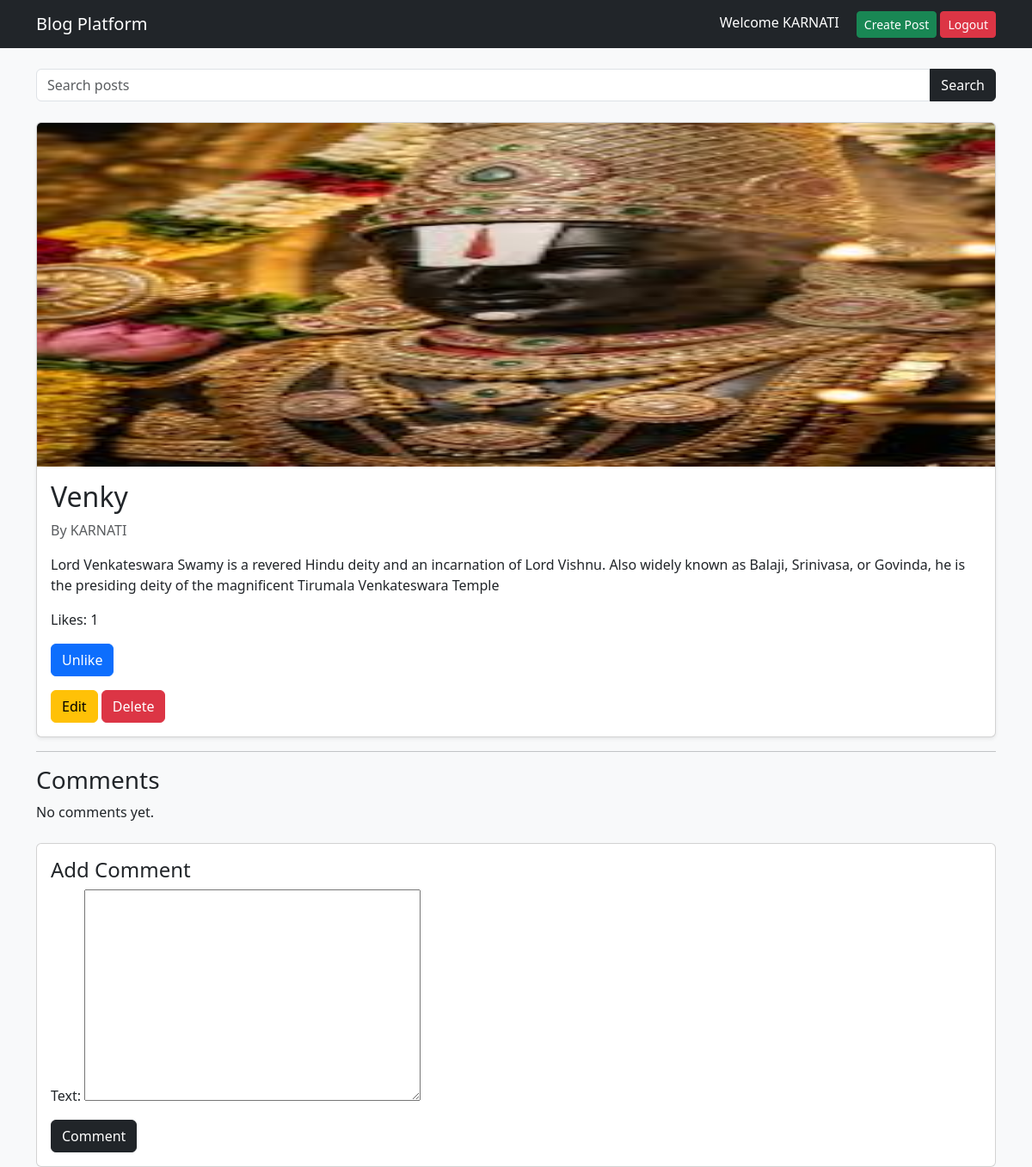
Screenshot of /post/3/ (signed in) with the database file from the repository.
### blog/models.py (models this page shows, shortened)
class Post(models.Model):
    author = models.ForeignKey(
        User,
        on_delete=models.CASCADE
    )
    title = models.CharField(max_length=200)
    content = models.TextField()
    image = models.ImageField(
        upload_to='post_images/',
        blank=True,
        null=True
    )
    likes = models.ManyToManyField(
        User,
        related_name='liked_posts',
        blank=True
    )
    created_at = models.DateTimeField(
        auto_now_add=True
    )

### blog/views.py (the view)
def post_detail(request, post_id):
    post = get_object_or_404(Post, id=post_id)
    comments = post.comment_set.all()
    if request.method == 'POST':
        if request.user.is_authenticated:
            form = CommentForm(request.POST)
            if form.is_valid():
                comment = form.save(commit=False)
                comment.post = post
                comment.user = request.user
                comment.save()
                return redirect('post_detail', post_id=post.id)
    else:
        form = CommentForm()
    return render(request, 'post_detail.html', {
        'post': post,
        'comments': comments,
        'form': form
    })

### blog/forms.py
class CommentForm(forms.ModelForm):
    class Meta:
        model = Comment
        fields = ['text']

### templates/post_detail.html (shortened to what this page needs)
{% extends 'base.html' %}
{% block content %}
<div class="card shadow-sm">
    {% if post.image %}
        <img
            src="{{ post.image.url }}"
            class="card-img-top"
            height="400"
        >
    {% endif %}
    <div class="card-body">
        <h2>
            {{ post.title }}
        </h2>
        <p class="text-muted">
            By {{ post.author.username }}
        </p>
        <p>
            {{ post.content }}
        </p>
        <p>
            Likes: {{ post.likes.count }}
        </p>
        {% if user.is_authenticated %}
        <form
            method="POST"
            action="{% url 'like_post' post.id %}"
        >
            <button
                type="submit"
                class="btn btn-primary"
            >
                {% if user in post.likes.all %}
                    Unlike
                {% else %}
                    Like
                {% endif %}
            </button>
        </form>
        {% endif %}
        {% if user == post.author %}
            <div class="mt-3">
                <a
                    href="{% url 'edit_post' post.id %}"
                    class="btn btn-warning"
                >
                    Edit
                </a>
                <a
                    href="{% url 'delete_post' post.id %}"
                    class="btn btn-danger"
                >
                    Delete
                </a>
            </div>
        {% endif %}
    </div>
</div>
<hr>
<h3>
    Comments
</h3>
{% for comment in comments %}
<div class="card mb-3">
    <div class="card-body">
        <strong>
            {{ comment.user.username }}
        </strong>
        <p>
            {{ comment.text }}
        </p>
    </div>
</div>
{% empty %}
<p>No comments yet.</p>
{% endfor %}
{% if user.is_authenticated %}
<div class="card mt-4">
    <div class="card-body">
        <h4>Add Comment</h4>
        <form method="POST">
            {{ form.as_p }}
            <button
                type="submit"
                class="btn btn-dark"
            >
                Comment
            </button>
        </form>
    </div>
</div>
{% endif %}
{% endblock %}

### templates/base.html (shortened to what this page needs)
{% load static %}
<!DOCTYPE html>
<html lang="en">
<head>
    <link
        href="https://cdn.jsdelivr.net/npm/bootstrap@5.3.3/dist/css/bootstrap.min.css"
        rel="stylesheet"
    >
</head>
<body class="bg-light">
<nav class="navbar navbar-expand-lg navbar-dark bg-dark">
    <div class="container">
        <a class="navbar-brand" href="/">
            Blog Platform
        </a>
        <div>
            {% if user.is_authenticated %}
                <span class="text-white me-3">
                    Welcome {{ user.username }}
                </span>
                <a
                    href="{% url 'create_post' %}"
                    class="btn btn-success btn-sm"
                >
                    Create Post
                </a>
                <a
                    href="{% url 'logout' %}"
                    class="btn btn-danger btn-sm"
                >
                    Logout
                </a>
            {% endif %}
        </div>
    </div>
</nav>
<div class="container mt-4">
    <form
        method="GET"
        action="{% url 'search_posts' %}"
        class="mb-4"
    >
        <div class="input-group">
            <input
                type="text"
                name="q"
                class="form-control"
                placeholder="Search posts"
            >
            <button
                type="submit"
                class="btn btn-dark"
            >
                Search
            </button>
        </div>
    </form>
    {% block content %}
    {% endblock %}
</div>
</body>
</html>

### rows the page displays
Post: image (picture), title "Venky", author.username "KARNATI", content "Lord Venkateswara Swamy is a revered Hindu deity and an incarnation of Lord Vishnu. Also widely known as Balaji, Srinivasa, or Govinda, he is the presiding deity of the magnificent Tirumala Venkateswara Temple", likes.count "1"

### other values shown
{{ user.username }} "KARNATI"
